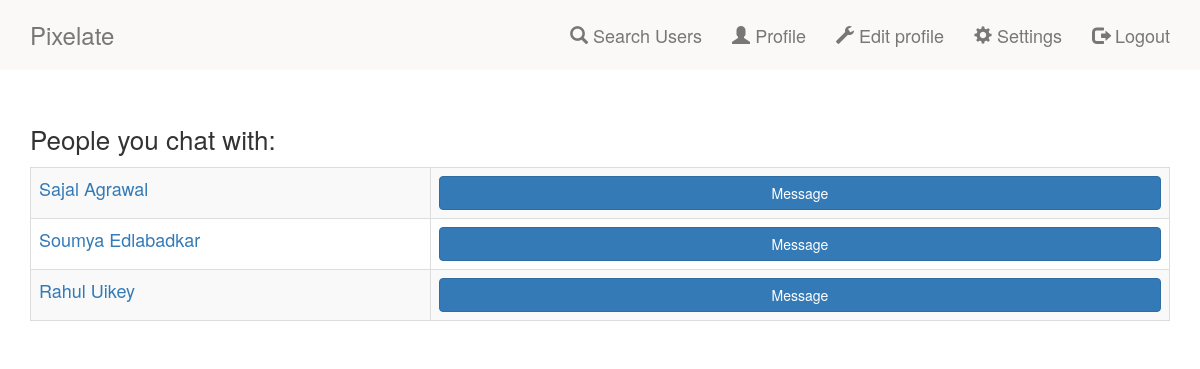
Page /SocialNetwork/allChats.php (signed in) on the committed database.
### tables this page shows
CREATE TABLE `users` (
  `id` int(10) NOT NULL,
  `name` varchar(20) DEFAULT NULL,
  `email` varchar(20) DEFAULT NULL,
  `password` varchar(255) DEFAULT NULL,
  `contact` varchar(10) DEFAULT NULL,
  `dob` date DEFAULT NULL,
  `city` varchar(20) DEFAULT NULL,
  `country` varchar(20) DEFAULT NULL,
  `pincode` varchar(10) DEFAULT NULL,
  `image` varchar(256) DEFAULT 'UploadImages/defaultUser.PNG',
  `type` varchar(100) DEFAULT 'image/PNG',
  `ename` varchar(100) DEFAULT 'defaultUser.PNG'
);

### SocialNetwork/allChats.php (the view, shortened to what this page needs)
<?php
    require 'connection.php';
?>
<!DOCTYPE HTML>
<html>
    <head>
        <link rel="stylesheet" href="bootstrap/css/bootstrap.min.css" type="text/css">
        <link rel="stylesheet" href="css/style.css" type="text/css">
    </head>
    <body>
        <?php
           require 'header.php';
        ?>
        <br><br><br><br><br><br>
        <div class="container">
            <p id="autoResize" >People you chat with:</p>
            <table class="table table-responsive table-striped table-bordered">
                <col width="400">
                <tbody>
                     <?php
                     $id=$_SESSION['id'];
                     $allChats_query="(SELECT distinct sendId FROM `messages` WHERE (sendId='$id' or recId='$id'))  UNION (SELECT distinct recId FROM `messages` WHERE (sendId='$id' or recId='$id'))";
                     $allChats_query_result=mysqli_query($con,$allChats_query) or die(mysqli_error($con));
                     $rows_fetched= mysqli_num_rows($allChats_query_result);
                     if($rows_fetched==0){
                         ?>
                        <tr><td>No users here!</td></tr>
                        <?php
                     }else{
                         while($row= mysqli_fetch_array($allChats_query_result)){
                             if($row['sendId']!=$_SESSION['id']){
                             $userId=$row['sendId'];
                             $url="user.php?id=".$row['sendId'];
                             $url2="chat.php?id=".$row['sendId'];
                             $userName_query="select name from users where id='$userId'";
                             $userName_query_result=mysqli_query($con,$userName_query) or die(mysqli_error($con));
                             $row2= mysqli_fetch_array($userName_query_result);
                             $userName=$row2['name'];
                         ?>
                        <tr>
                            <td><a href=<?php echo $url ?> ><?php echo $userName ?> </a></td>
                            <td><a href=<?php echo $url2 ?> class="btn btn-primary btn-block">Message </a></td>
                        </tr>
                        <?php
                            }
                        }
                     }
                     ?>
                </tbody>
            </table>
        </div>
    </body>
</html>

### SocialNetwork/css/style.css (style rules this page uses)
html { min-height:100%; position:relative; }
@media (min-width:320px) { #autoResize { font-size:12px; } }
@media (min-width:481px) { #autoResize { font-size:16px; } }
@media (min-width:641px) { #autoResize { font-size:18px; } }
@media (min-width:961px) { #autoResize { font-size:20px; } }
@media (min-width:1000px) { #autoResize { font-size:26px; } }
td { font-size:18px; }

### rows in the picture
users: name "Sajal Agrawal"
users: name "Soumya Edlabadkar"
users: name "Rahul Uikey"
